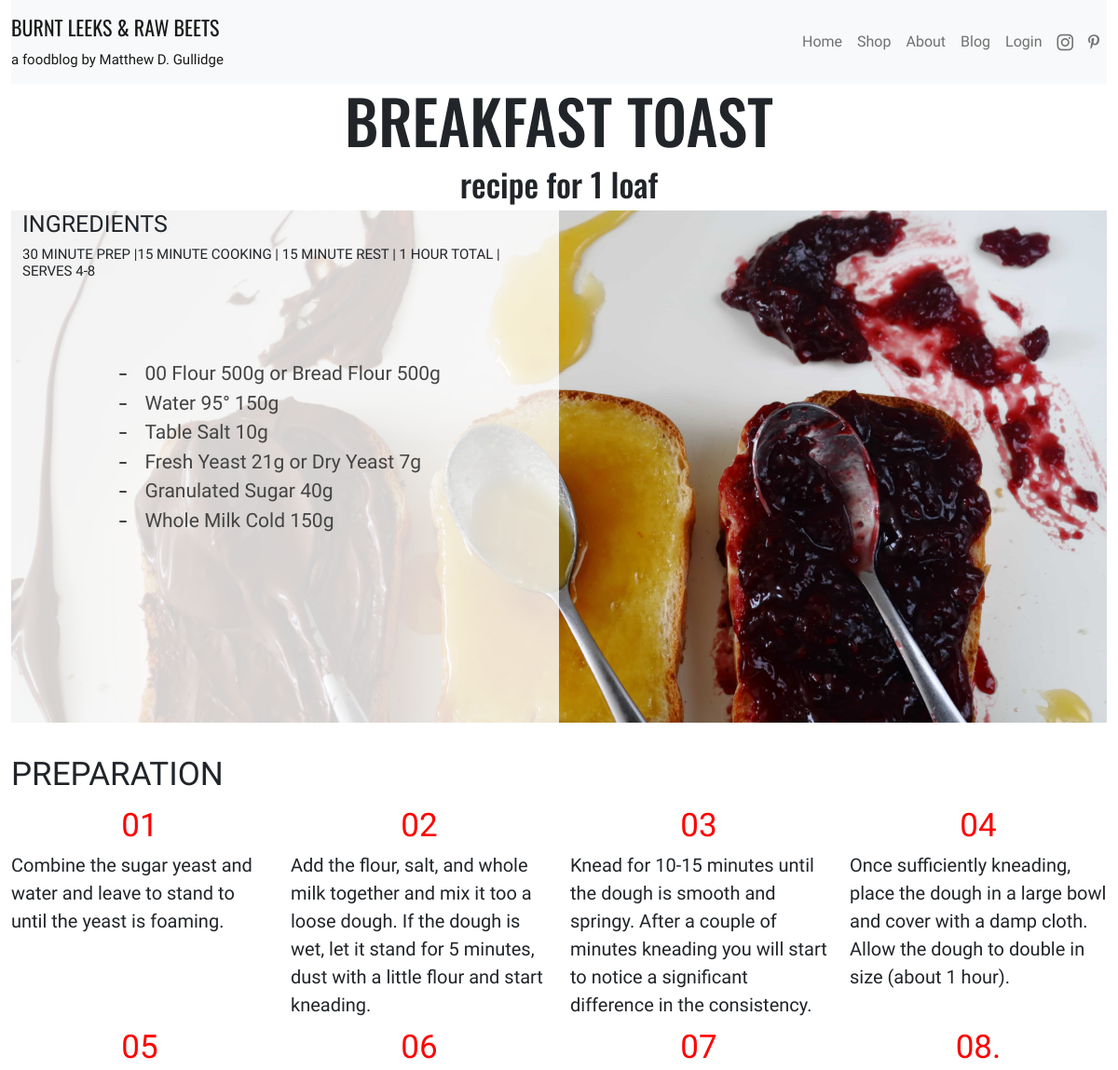
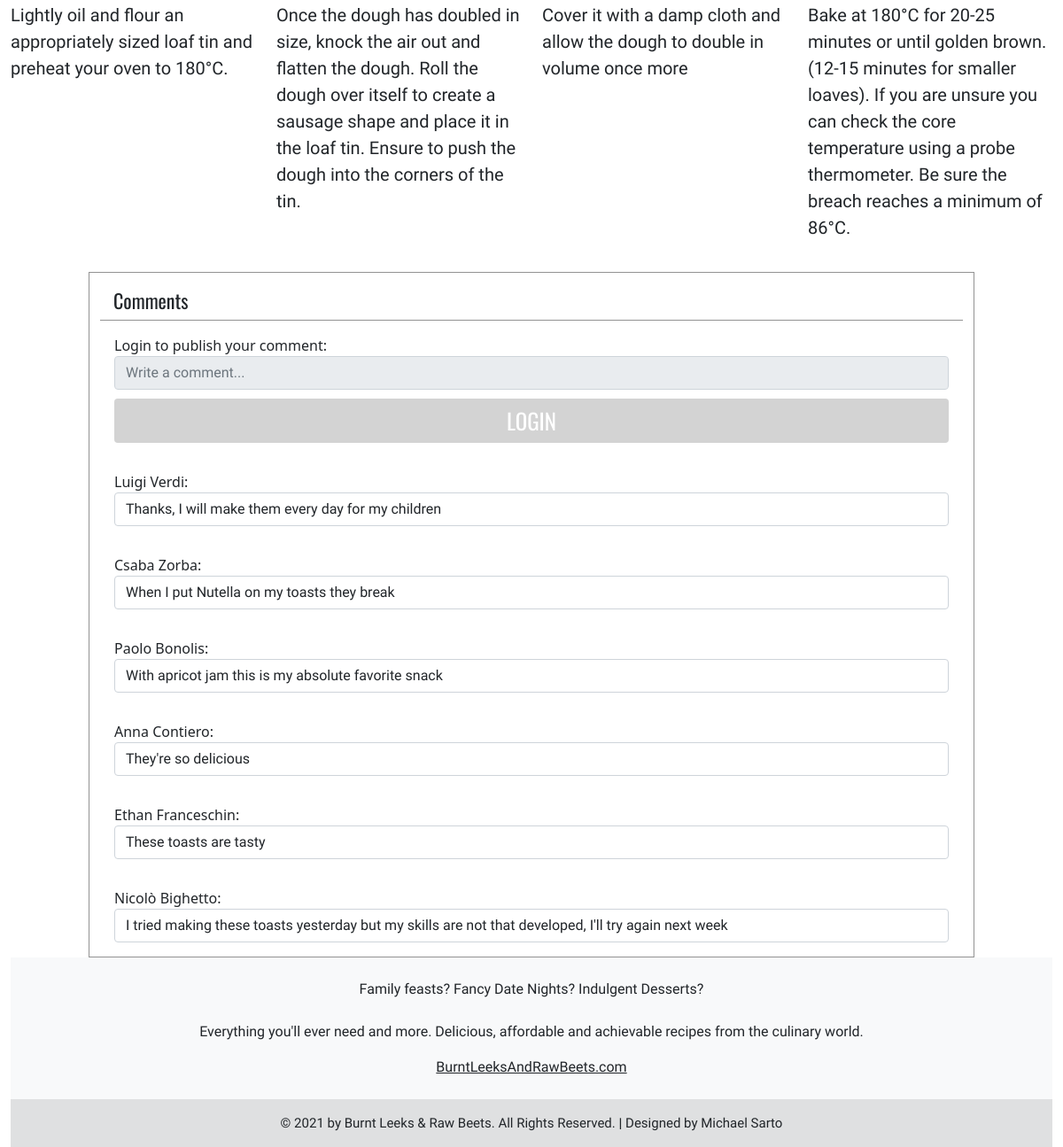
Screenshot of /recipe.php?recipe=3 with the database file from the repository (2 pictures, top to bottom).
### tables this page shows
CREATE TABLE `recipes` (
  `IdRecipe` int(11) NOT NULL,
  `Title` varchar(255) DEFAULT NULL,
  `Preparation` text DEFAULT NULL,
  `State` tinyint(1) DEFAULT 1
);

CREATE TABLE `images` (
  `IdImage` int(11) NOT NULL,
  `Path` varchar(255) NOT NULL
);

CREATE TABLE `reviews` (
  `IdReview` int(11) NOT NULL,
  `Stars` int(11) NOT NULL,
  `Review` varchar(255) DEFAULT NULL,
  `IdUser` int(11) NOT NULL,
  `IdRecipe` int(11) NOT NULL
);

CREATE TABLE `users` (
  `IdUser` int(11) NOT NULL,
  `Name` varchar(255) DEFAULT NULL,
  `Surname` varchar(255) DEFAULT NULL,
  `Email` varchar(255) NOT NULL,
  `Password` varchar(255) NOT NULL,
  `Newsletter` tinyint(1) NOT NULL,
  `Category` int(11) NOT NULL
);

### DBHandler.php (called while the page is built, shortened)
<?php
class DBHandler
{
    private $db;
    public function getInstance()
    {
        return $this->db;
    }
    private function connect_database()
    {
        try {
            $connection_string = 'mysql:host=localhost;dbname=foodblog;charset=utf8';
            $connection_array = array(
                PDO::ATTR_ERRMODE => PDO::ERRMODE_EXCEPTION,
                PDO::ATTR_DEFAULT_FETCH_MODE => PDO::FETCH_ASSOC
            );
            $this->db = new PDO($connection_string, USER, PASSWORD, $connection_array);
        } catch (PDOException $e) {
            $this->db = null;
        }
    }
}

### DBHandlerObject.php (called while the page is built, shortened)
<?php
$dbh = new DBHandler();

### recipe.php (the view, shortened to what this page needs)
<!DOCTYPE html>
<html lang="en">
<head>
    <?php
    require_once("header.php");
    ?>
    <link rel="stylesheet" href="ingredients.css">
    <link rel="stylesheet" href="https://cdnjs.cloudflare.com/ajax/libs/rateYo/2.3.2/jquery.rateyo.min.css">
</head>
<body>
    <div class="container-fluid">
        <?php
        if (isset($_GET['recipe']) && is_numeric($_GET['recipe'])) {
            $stmt = $dbh->getInstance()->prepare("SELECT IdRecipe, Title, Preparation FROM recipes WHERE recipes.IdRecipe= :idRecipe");
            $stmt->bindParam(':idRecipe', $_GET['recipe']);
            $stmt->execute();
            $row = $stmt->fetch();
            $stmt2 = $dbh->getInstance()->prepare("SELECT images.Path from images INNER join recipesimages on recipesimages.IdImage=images.IdImage INNER join recipes on recipesimages.IdRecipe=recipes.IdRecipe WHERE recipesimages.IdRecipe=:idRecipe AND images.Path not like '%CUT%' ");
            $stmt2->bindParam(':idRecipe', $_GET['recipe']);
            $stmt2->execute();
            $row2 = $stmt2->fetch();
        } else {
            header('Location: blog.php');
        }
        require_once("navbar.php");
        echo '<header class="text-center logo">';
        echo '<h1 style="font-size: 65px">';
        $explode = explode(';', $row['Title']);
        $prepations = explode(';', $row['Preparation']);
        $title = $explode[0];
        $subtitle = $explode[1];
        echo $title . ' </h1>';
        echo '<h3 style="font-size: 35px">' . $subtitle . '</h3>';
        echo '</header>';
        ?>
        <div class="jumbotron" style="background-image:url('<?php echo $row2['Path']; ?>')!important">
            <div class="row">
                <div class="col-md-6 col-sm-6 col-lg-6 col-xs-12 half-image">
                    <h4 style="font-size: 25px" class="navbar-font">INGREDIENTS</h4>
                    <?php echo '<h5 style="font-size: 15px" class="navbar-font">' . $prepations[0] . '</h5>'; ?>
                    <div id="checklist" style="margin-left:10%; margin-top:10%">
                        <?php $stmt3 = $dbh->getInstance()->prepare("SELECT ingredients.IdIngredient,ingredients.Ingredient,recipesingredients.Quantity,ingredients.IdAlternative,measureunits.MeasureUnit FROM recipesingredients INNER JOIN recipes ON recipes.IdRecipe=recipesingredients.IdRecipe INNER JOIN ingredients ON ingredients.IdIngredient=recipesingredients.IdIngredient INNER JOIN measureunits ON measureunits.IdMeasureUnit=ingredients.IdMeasureUnit WHERE recipes.IdRecipe=:idRecipe");
                        $stmt3->bindParam(':idRecipe', $_GET['recipe']);
                        $stmt3->execute();
                        $id_alt = 0;
                        $listToPrint = array();
                        for ($cnt = $stmt3->rowCount(); $cnt > 0; --$cnt) {
                            $row3 = $stmt3->fetch();
                            if ($cnt == $stmt3->rowCount()) {
                                $toPrint  = $row3['Ingredient'] . ' ' . $row3['Quantity'] . $row3['MeasureUnit'];
                                $id_alt = (int) $row3['IdIngredient'];
                            } else if ($id_alt == $row3['IdAlternative']) {
                                $toPrint .= ' or ' . $row3['Ingredient'] . ' ' . $row3['Quantity'] . $row3['MeasureUnit'];
                                array_pop($listToPrint);
                                $listToPrint[] = $toPrint;
                                $toPrint = null;
                            } else {
                                $toPrint = $row3['Ingredient'] . ' ' . $row3['Quantity'] . $row3['MeasureUnit'];
                                $id_alt = (int) $row3['IdIngredient'];
                            }
                            if (isset($toPrint)) {
                                $listToPrint[] = $toPrint;
                            }
                        }
                        for ($cnt = 0; $cnt < sizeof($listToPrint); ++$cnt) {
                            echo ' <input id="' . $cnt . '" type="checkbox"  name="' . $cnt . '">';
                            echo '<label for="' . $cnt . '" class="text-justify navbar-font" style="font-size: 21px">' . $listToPrint[$cnt] . '</label>';
                        }
                        ?>
                    </div>
                </div>
            </div>
        </div>
        <section style="margin-top: 35px; margin-bottom: 35px;">
            <h4 style="font-size: 35px" class="navbar-font" style="margin-bottom:15px">PREPARATION</h4>
            <?php
            for ($cnt = 1; $cnt < sizeof($prepations); ++$cnt) {
                echo ' <div class="row"  style="margin-top: 5px; margin-bottom: 5px;">';
                if (isset($prepations[$cnt])) {
                    $number = mb_substr($prepations[$cnt], 0, 4);
                    $text = mb_substr($prepations[$cnt], 4);
                    echo '  <div class="col-lg-3 col-md-12 col-xs-12">
                <div class="prepartionNumber text-center sublogo error" style="font-size: 35px;">
                    ' . $number . ' <br>
                </div>
                <div class="preparationText navbar-font text-justify" style="font-size: 20px;">
                   ' . $text . '
                </div>
            </div>';
                }
                ++$cnt;
                if (isset($prepations[$cnt])) {
                    $number = substr($prepations[$cnt], 0, 4);
                    $text = substr($prepations[$cnt], 4);
                    echo '  <div class="col-lg-3 col-md-12 col-xs-12">
                <div class="prepartionNumber text-center sublogo error" style="font-size: 35px;">
                    ' . $number . ' <br>
                </div>
                <div class="preparationText navbar-font text-justify" style="font-size: 20px;">
                   ' . $text . '
                </div>
            </div>';
                }
                ++$cnt;
                if (isset($prepations[$cnt])) {
                    $number = substr($prepations[$cnt], 0, 4);
                    $text = substr($prepations[$cnt], 4);
                    echo '  <div class="col-lg-3 col-md-12 col-xs-12">
                <div class="prepartionNumber text-center sublogo error" style="font-size: 35px;">
                    ' . $number . ' <br>
                </div>
                <div class="preparationText navbar-font text-justify" style="font-size: 20px;">
                   ' . $text . '
                </div>
            </div>';
                }
                ++$cnt;
                if (isset($prepations[$cnt])) {
                    $number = substr($prepations[$cnt], 0, 4);
                    $text = substr($prepations[$cnt], 4);
                    echo '  <div class="col-lg-3 col-md-12 col-xs-12">
                    <div class="prepartionNumber text-center sublogo error" style="font-size: 35px;">
                        ' . $number . ' <br>
                    </div>
                    <div class="preparationText navbar-font text-justify" style="font-size: 20px;" >
                       ' . $text . '
                    </div>
                </div>';
                }
                echo ' </div>';
            }
            ?>
        </section>
        <?php
        require_once("reviews.php");
        require_once("footer.php"); ?>
    </div>
</body>
</html>

### reviews.php (shortened to what this page needs)
<section>
    <div class="row d-flex justify-content-center">
        <div class="col-10 borderReview" style="border-top-style: solid">
            <div class="logo" style="border-bottom-style: solid; border-color: #44444494 !important; border-width: 1px !important; padding: 15px; padding-bottom: 5px">
                Comments
            </div>
        </div>
    </div>
    <?php
    require_once('Header.php');
    if (isset($_SESSION['IdUser'])) {
        echo ' <div class="row d-flex justify-content-center">
                <div class="col-10  d-flex justify-content-center borderReview">
                    <form class="myform form" style="border: none;" action="' . (isset($_SERVER['HTTPS']) && $_SERVER['HTTPS'] === 'on' ? "https" : "http") . "://$_SERVER[HTTP_HOST]$_SERVER[REQUEST_URI]" . '" method="post">
                        <div>
                            <label for="rateYo">' . htmlentities($_SESSION['Name']) . ' publish your comment: </label><div id="rateYo" ></div>
                        </div>
                        <input type="hidden" id="hiddenRating" value="4" name="rating">
                        <div>
                            <input type="text"  class="form-control navbar-font" maxlength="255" name="content" placeholder="Write a comment...">
                            </div>
                                <input type="submit" name="submit" class="mybtn btn btn-block btn-primary logo" value="PUBLISH">
                    </form>
                </div>
            </div>';
    } else {
        echo ' <div class="row d-flex justify-content-center">
                <div class="col-10  d-flex justify-content-center borderReview">
                    <div class="myform form" style="border: none;" >
                        <div>
                            <label for="rateYo">Login to publish your comment: </label><div id="rateYo" data-rateyo-rating="4"></div>
                        </div>
                        <div>
                            <input type="text"  class="form-control navbar-font" maxlength="255" name="content" placeholder="Write a comment..." readonly>
                            </div>
                                <input type="button" name="submit" href="#" data-toggle="modal" data-target="#loginModal" class="mybtn btn btn-block btn-primary logo" value="LOGIN">
                    </div>
                </div>
            </div>';
    }
    $stmt4 = $dbh->getInstance()->prepare("SELECT users.IdUser, users.Name, users.Surname, reviews.Stars, reviews.Review, reviews.IdReview from reviews   INNER JOIN users on users.IdUser=reviews.IdUser  where reviews.IdRecipe=:idrecipe");
    $stmt4->bindParam('idrecipe', $row['IdRecipe']);
    $stmt4->execute();
    for ($cnt = 0; $stmt4->rowCount() > $cnt; ++$cnt) {
        $row4 = $stmt4->fetch();
        $name = $row4['Name'];
        $surname = $row4['Surname'];
        $stars = $row4['Stars'];
        $review = $row4['Review'];
        echo '<div class="row d-flex justify-content-center">
                <div class="col-10  d-flex justify-content-center borderReview">
                    <div class="myform form" style="border: none;">
                        ' . htmlentities($name) . ' ' . htmlentities($surname) . ': <div class="rateyo" data-rateyo-rating="' . $stars . '"></div>
                        <div class="form-control navbar-font" style="height: auto; width:auto">
                           ' . htmlentities($review);
        echo ' </div>
                    </div>
                </div>
            </div>';
    }
    ?>
    <div class="row d-flex justify-content-center">
        <div class="col-10  d-flex justify-content-center borderReview" style="border-bottom-style: solid;">
        </div>
    </div>
</section>

### style.css (style rules this page uses)
.logo { font-family: 'Oswald', sans-serif; font-size: 22px; }
.sublogo { font-family: 'Open Sans Condensed', sans-serif; font-size: 15px; }
.navbar-font { font-family: 'Lexend', sans-serif !important; }
.jumbotron { position: relative; overflow: hidden; height: 550px; padding: 100px 60px; margin: 0px; background-image: url('Images/strawberries.jpg'); background-size: cover; background-repeat: no-repeat; }
.half-image { height: 100%; position: absolute; top: 0; left: 0; background: rgba(255, 255, 255, 0.815); }
section .borderReview { border-right-style: solid; border-left-style: solid; border-color: #44444494 !important; border-width: 1px !important; }
.mybtn { border: none; background-color: lightgray; font-size: 25px; margin-top: 10px; padding-left: 20px; padding-right: 20px; }
.myform { position: relative; display: -ms-flexbox; display: flex; padding: 1rem; -ms-flex-direction: column; flex-direction: column; width: 100%; height: 100%; pointer-events: auto; background-color: #fff; background-clip: padding-box; border: 1px solid rgba(0, 0, 0, .2); border-radius: 1.1rem; outline: 0; }

### ingredients.css (style rules this page uses)
#checklist { --background: none; --text: #444444; --check: #444444; --disabled: #4d0000; --border-radius: 10px; background: var(--background); width: var(--width); height: var(--height); border-radius: var(--border-radius); position: relative; -webkit-box-shadow: none; box-shadow: none; padding: 30px 45px; display: -ms-grid; display: grid; -ms-grid-columns: 30px auto; grid-template-columns: 30px auto; -webkit-box-align: center; -ms-flex-align: center; align-items: center; }
#checklist label { color: var(--text); position: relative; cursor: pointer; display: -ms-grid; display: grid; -webkit-box-align: center; -ms-flex-align: center; align-items: center; width: -webkit-fit-content; width: -moz-fit-content; width: fit-content; -webkit-transition: color .3s ease; transition: color .3s ease; }
#checklist label::before, #checklist label::after { content: ""; position: absolute; }
#checklist label::before { height: 2px; width: 8px; left: -27px; background: var(--check); border-radius: 2px; -webkit-transition: background .3s ease; transition: background .3s ease; }
#checklist label:after { height: 4px; width: 4px; top: 8px; left: -25px; border-radius: 50%; }
#checklist input[type="checkbox"] { -webkit-appearance: none; -moz-appearance: none; position: relative; height: 15px; width: 15px; outline: none; border: 0; margin: 0 15px 0 0; cursor: pointer; background: var(--background); display: -ms-grid; display: grid; -webkit-box-align: center; -ms-flex-align: center; align-items: center; }
#checklist input[type="checkbox"]::before, #checklist input[type="checkbox"]::after { content: ""; position: absolute; height: 2px; top: auto; background: var(--check); border-radius: 2px; }
#checklist input[type="checkbox"]::before { width: 0px; right: 60%; -webkit-transform-origin: right bottom; transform-origin: right bottom; }
#checklist input[type="checkbox"]::after { width: 0px; left: 40%; -webkit-transform-origin: left bottom; transform-origin: left bottom; }

### loginStyle.css (style rules this page uses)
.error { color: #ff0000; }

### rows the page displays
recipes: Title "BREAKFAST TOAST", Title "recipe for 1 loaf", Preparation "30 MINUTE PREP |15 MINUTE COOKING | 15 MINUTE REST | 1 HOUR TOTAL | SERVES 4-8", Preparation "01", Preparation "Combine the sugar yeast and water and leave to stand to until the yeast is foaming.", Preparation "02", Preparation "Add the flour, salt, and whole milk together and mix it too a loose dough. If the dough is wet, let it stand for 5 minutes, dust with a little flour and start kneading.", Preparation "03", Preparation "Knead for 10-15 minutes until the dough is smooth and springy. After a couple of minutes kneading you will start to notice a significant difference in the consistency.", Preparation "04", Preparation "Once sufficiently kneading, place the dough in a large bowl and cover with a damp cloth. Allow the dough to double in size (about 1 hour).", Preparation "05", Preparation "Lightly oil and flour an appropriately sized loaf tin and preheat your oven to 180°C.", Preparation "06", Preparation "Once the dough has doubled in size, knock the air out and flatten the dough. Roll the dough over itself to create a sausage shape and place it in the loaf tin. Ensure to push the dough into the corners of the tin.", Preparation "07", Preparation "Cover it with a damp cloth and allow the dough to double in volume once more", Preparation "08.", Preparation "Bake at 180°C for 20-25 minutes or until golden brown. (12-15 minutes for smaller loaves). If you are unsure you can check the core temperature using a probe thermometer. Be sure the breach reaches a minimum of 86°C."
images: Path (picture)
reviews: IdUser.Name "Luigi", IdUser.Surname "Verdi", Review "Thanks, I will make them every day for my children"
reviews: IdUser.Name "Csaba", IdUser.Surname "Zorba", Review "When I put Nutella on my toasts they break"
reviews: IdUser.Name "Paolo", IdUser.Surname "Bonolis", Review "With apricot jam this is my absolute favorite snack"
reviews: IdUser.Name "Anna", IdUser.Surname "Contiero", Review "They're so delicious"
reviews: IdUser.Name "Ethan", IdUser.Surname "Franceschin", Review "These toasts are tasty"
reviews: IdUser.Name "Nicolò", IdUser.Surname "Bighetto", Review "I tried making these toasts yesterday but my skills are not that developed, I'll try again next week"

### other values shown
$listToPrint[$cnt] "00 Flour 500g or Bread Flour 500g"
$listToPrint[$cnt] "Water 95° 150g"
$listToPrint[$cnt] "Table Salt 10g"
$listToPrint[$cnt] "Fresh Yeast 21g or Dry Yeast 7g"
$listToPrint[$cnt] "Granulated Sugar 40g"
$listToPrint[$cnt] "Whole Milk Cold 150g"
